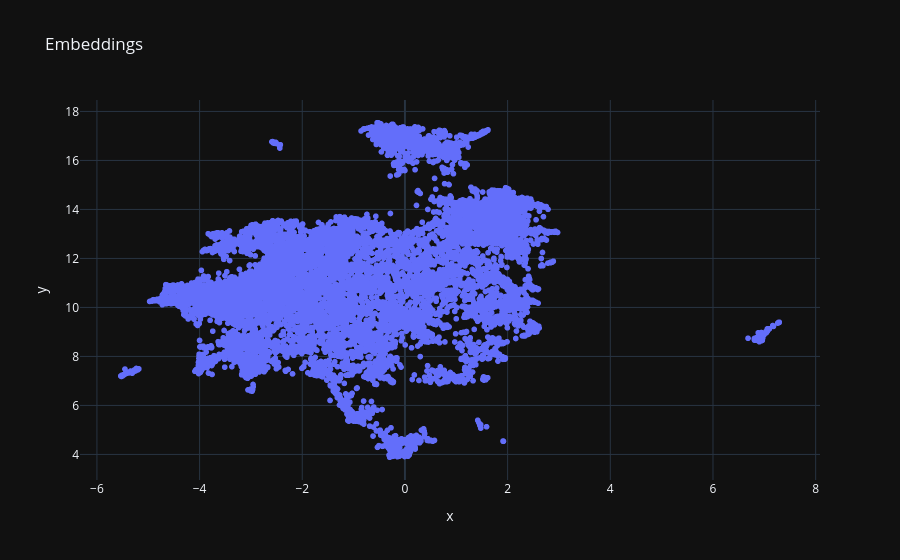

The cell this chart's notebook holds for it:
### Code cell
# scatter plot
hover_data = {
    "text_short": True,
    "x": False,
    "y": False
}
fig = px.scatter(df, x="x", y="y", template="plotly_dark",
                   title="Embeddings", hover_data=hover_data)
fig.update_layout(showlegend=False)
fig.show()

### Figure 1 — Plotly figure (JSON) as saved in the notebook; plotly's stock layout.template omitted (floating-point values rounded to 4 significant figures; data arrays with more than 128 entries replaced by an {"elided": "..."} marker saying what was removed)
{"data": [{"customdata": {"elided": "11583x1 str values"}, "hovertemplate": "text_short=%{customdata[0]}<extra></extra>", "legendgroup": "", "marker": {"color": "#636efa", "symbol": "circle"}, "mode": "markers", "name": "", "showlegend": false, "type": "scattergl", "x": {"elided": "11583 float values"}, "xaxis": "x", "y": {"elided": "11583 float values"}, "yaxis": "y"}], "layout": {"legend": {"tracegroupgap": 0}, "showlegend": false, "title": {"text": "Embeddings"}, "xaxis": {"anchor": "y", "domain": [0, 1], "title": {"text": "x"}}, "yaxis": {"anchor": "x", "domain": [0, 1], "title": {"text": "y"}}}}
